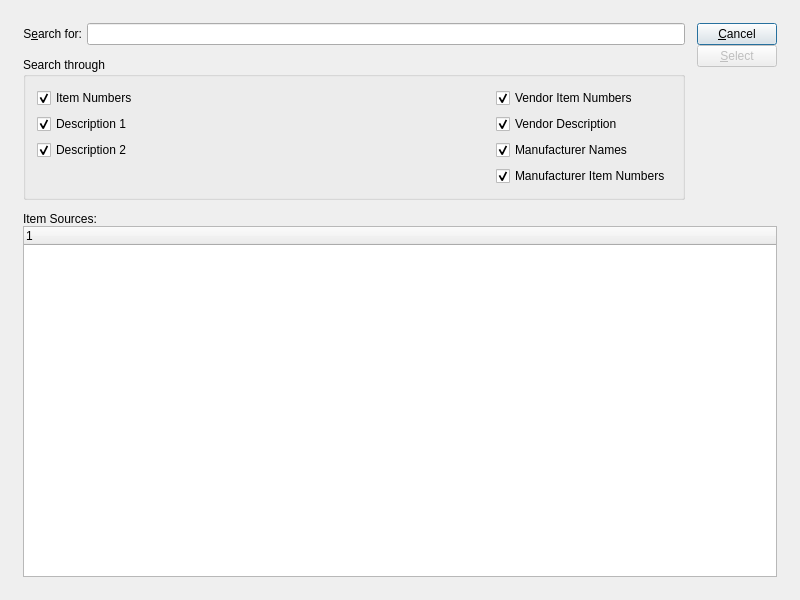
<?xml version="1.0" encoding="UTF-8"?>
<ui version="4.0">
 <comment>This file is part of the xTuple ERP: PostBooks Edition, a free and
open source Enterprise Resource Planning software suite,
Copyright (c) 1999-2018 by OpenMFG LLC, d/b/a xTuple.
It is licensed to you under the Common Public Attribution License
version 1.0, the full text of which (including xTuple-specific Exhibits)
is available at www.xtuple.com/CPAL.  By using this software, you agree
to be bound by its terms.</comment>
 <class>itemSourceSearch</class>
 <widget class="QDialog" name="itemSourceSearch">
  <property name="geometry">
   <rect>
    <x>0</x>
    <y>0</y>
    <width>800</width>
    <height>600</height>
   </rect>
  </property>
  <property name="windowTitle">
   <string>Item Source Search</string>
  </property>
  <layout class="QGridLayout">
   <item row="0" column="0">
    <layout class="QGridLayout">
     <property name="margin">
      <number>12</number>
     </property>
     <property name="spacing">
      <number>12</number>
     </property>
     <item row="0" column="0">
      <layout class="QHBoxLayout">
       <property name="spacing">
        <number>5</number>
       </property>
       <item>
        <widget class="QLabel" name="_searchLit">
         <property name="text">
          <string>S&amp;earch for:</string>
         </property>
         <property name="alignment">
          <set>Qt::AlignRight|Qt::AlignTrailing|Qt::AlignVCenter</set>
         </property>
         <property name="buddy">
          <cstring>_search</cstring>
         </property>
        </widget>
       </item>
       <item>
        <widget class="XLineEdit" name="_search"/>
       </item>
      </layout>
     </item>
     <item row="0" column="1" rowspan="2">
      <layout class="QVBoxLayout">
       <property name="spacing">
        <number>0</number>
       </property>
       <item>
        <widget class="QPushButton" name="_close">
         <property name="text">
          <string>&amp;Cancel</string>
         </property>
        </widget>
       </item>
       <item>
        <widget class="QPushButton" name="_select">
         <property name="enabled">
          <bool>false</bool>
         </property>
         <property name="text">
          <string>&amp;Select</string>
         </property>
        </widget>
       </item>
       <item>
        <spacer>
         <property name="orientation">
          <enum>Qt::Vertical</enum>
         </property>
         <property name="sizeType">
          <enum>QSizePolicy::Expanding</enum>
         </property>
         <property name="sizeHint" stdset="0">
          <size>
           <width>20</width>
           <height>20</height>
          </size>
         </property>
        </spacer>
       </item>
      </layout>
     </item>
     <item row="1" column="0">
      <widget class="QGroupBox" name="groupBox">
       <property name="title">
        <string>Search through</string>
       </property>
       <layout class="QGridLayout">
        <item row="0" column="0">
         <layout class="QGridLayout">
          <item row="0" column="0">
           <widget class="QCheckBox" name="_searchNumber">
            <property name="text">
             <string>Item Numbers</string>
            </property>
            <property name="checked">
             <bool>true</bool>
            </property>
           </widget>
          </item>
          <item row="0" column="1">
           <widget class="QCheckBox" name="_searchVendNumber">
            <property name="text">
             <string>Vendor Item Numbers</string>
            </property>
            <property name="checked">
             <bool>true</bool>
            </property>
           </widget>
          </item>
          <item row="1" column="0">
           <widget class="QCheckBox" name="_searchDescrip1">
            <property name="text">
             <string>Description 1</string>
            </property>
            <property name="checked">
             <bool>true</bool>
            </property>
           </widget>
          </item>
          <item row="1" column="1">
           <widget class="QCheckBox" name="_searchVendDescrip">
            <property name="text">
             <string>Vendor Description</string>
            </property>
            <property name="checked">
             <bool>true</bool>
            </property>
           </widget>
          </item>
          <item row="2" column="0">
           <widget class="QCheckBox" name="_searchDescrip2">
            <property name="text">
             <string>Description 2</string>
            </property>
            <property name="checked">
             <bool>true</bool>
            </property>
           </widget>
          </item>
          <item row="2" column="1">
           <widget class="QCheckBox" name="_searchManufName">
            <property name="text">
             <string>Manufacturer Names</string>
            </property>
            <property name="checked">
             <bool>true</bool>
            </property>
           </widget>
          </item>
          <item row="3" column="1">
           <widget class="QCheckBox" name="_searchManufNumber">
            <property name="text">
             <string>Manufacturer Item Numbers</string>
            </property>
            <property name="checked">
             <bool>true</bool>
            </property>
           </widget>
          </item>
          <item row="3" column="0">
           <spacer>
            <property name="orientation">
             <enum>Qt::Horizontal</enum>
            </property>
            <property name="sizeType">
             <enum>QSizePolicy::Expanding</enum>
            </property>
            <property name="sizeHint" stdset="0">
             <size>
              <width>20</width>
              <height>10</height>
             </size>
            </property>
           </spacer>
          </item>
         </layout>
        </item>
       </layout>
      </widget>
     </item>
     <item row="2" column="0" colspan="2">
      <widget class="QFrame" name="frame">
       <property name="sizePolicy">
        <sizepolicy hsizetype="Preferred" vsizetype="Expanding">
         <horstretch>0</horstretch>
         <verstretch>1</verstretch>
        </sizepolicy>
       </property>
       <property name="frameShape">
        <enum>QFrame::NoFrame</enum>
       </property>
       <property name="frameShadow">
        <enum>QFrame::Plain</enum>
       </property>
       <layout class="QVBoxLayout">
        <property name="spacing">
         <number>0</number>
        </property>
        <property name="margin">
         <number>0</number>
        </property>
        <item>
         <widget class="QLabel" name="lblItemSourcesLit">
          <property name="text">
           <string>Item Sources:</string>
          </property>
         </widget>
        </item>
        <item>
         <widget class="XTreeWidget" name="_itemsrc">
          <property name="sizePolicy">
           <sizepolicy hsizetype="Expanding" vsizetype="Expanding">
            <horstretch>0</horstretch>
            <verstretch>0</verstretch>
           </sizepolicy>
          </property>
         </widget>
        </item>
       </layout>
      </widget>
     </item>
    </layout>
   </item>
  </layout>
 </widget>
 <layoutdefault spacing="6" margin="11"/>
 <customwidgets>
  <customwidget>
   <class>XLineEdit</class>
   <extends>QLineEdit</extends>
   <header>xlineedit.h</header>
   <container>1</container>
  </customwidget>
  <customwidget>
   <class>XTreeWidget</class>
   <extends>QTreeWidget</extends>
   <header>xtreewidget.h</header>
   <container>1</container>
  </customwidget>
 </customwidgets>
 <tabstops>
  <tabstop>_search</tabstop>
  <tabstop>_searchNumber</tabstop>
  <tabstop>_searchDescrip1</tabstop>
  <tabstop>_searchDescrip2</tabstop>
  <tabstop>_searchVendNumber</tabstop>
  <tabstop>_searchVendDescrip</tabstop>
  <tabstop>_itemsrc</tabstop>
  <tabstop>_select</tabstop>
  <tabstop>_close</tabstop>
 </tabstops>
 <resources/>
 <connections>
  <connection>
   <sender>_close</sender>
   <signal>clicked()</signal>
   <receiver>itemSourceSearch</receiver>
   <slot>reject()</slot>
   <hints>
    <hint type="sourcelabel">
     <x>461</x>
     <y>31</y>
    </hint>
    <hint type="destinationlabel">
     <x>20</x>
     <y>20</y>
    </hint>
   </hints>
  </connection>
  <connection>
   <sender>_itemsrc</sender>
   <signal>valid(bool)</signal>
   <receiver>_select</receiver>
   <slot>setEnabled(bool)</slot>
   <hints>
    <hint type="sourcelabel">
     <x>29</x>
     <y>162</y>
    </hint>
    <hint type="destinationlabel">
     <x>461</x>
     <y>64</y>
    </hint>
   </hints>
  </connection>
  <connection>
   <sender>_itemsrc</sender>
   <signal>itemSelected(int)</signal>
   <receiver>_select</receiver>
   <slot>animateClick()</slot>
   <hints>
    <hint type="sourcelabel">
     <x>465</x>
     <y>158</y>
    </hint>
    <hint type="destinationlabel">
     <x>465</x>
     <y>50</y>
    </hint>
   </hints>
  </connection>
  <connection>
   <sender>_select</sender>
   <signal>clicked()</signal>
   <receiver>itemSourceSearch</receiver>
   <slot>accept()</slot>
   <hints>
    <hint type="sourcelabel">
     <x>498</x>
     <y>51</y>
    </hint>
    <hint type="destinationlabel">
     <x>451</x>
     <y>101</y>
    </hint>
   </hints>
  </connection>
 </connections>
</ui>
